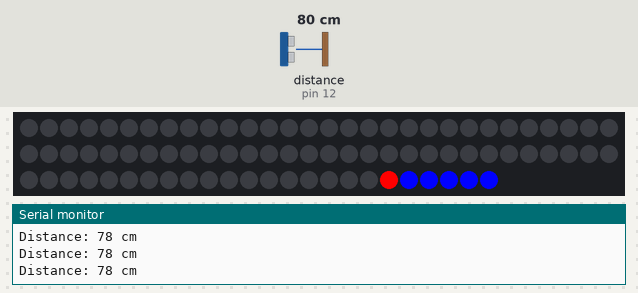
The sketch below on a simulated Arduino Uno, built with avr-gcc and run on an emulated ATmega328P. Parts: 84 RGB LEDs in strip order, left to right, continuing on the next row, the last lines printed to the serial monitor. Wiring (inferred from the names in the program): ultrasonic range finder: trigger pin 13; echo pin 12. Inputs (shaded band) come from the test bench; at power-on: distance to the obstacle (sensor on pin 12) 80 cm. The echo pulse lasts 58.3 µs per cm.

Above: at 1.2 s.
1.3 s: distance to the obstacle (sensor on pin 12) set to 2 cm
At 2.8 s:
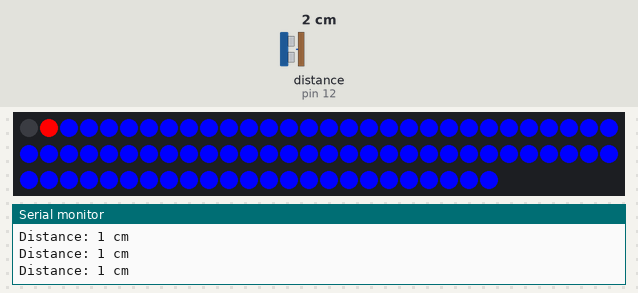
4.3 s: distance to the obstacle (sensor on pin 12) set to 4 cm
7.3 s: distance to the obstacle (sensor on pin 12) set to 9 cm
Timing chart, 0 to 10.3 s (numbered marks = the images above; inputs shaded):
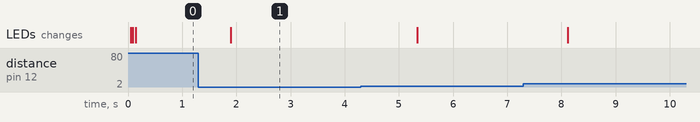

The sketch:

pingsensor.ino
```cpp
#include <Adafruit_NeoPixel.h>

#define N_PIXELS 84// Number of pixels you are using
#define LED_PIN     6 // NeoPixel LED strand is connected to GPIO #0 / D0
Adafruit_NeoPixel  pixels = Adafruit_NeoPixel(N_PIXELS, LED_PIN, NEO_GRB + NEO_KHZ800);

#define echoPin 12 // echo is in pin 2
#define trigPin 13 //trig is in pin 3


long duration; // variable for the duration of sound wave travel
int distance; // variable for the distance measurement

void setup() {
  pinMode(trigPin, OUTPUT); // Sets the trigPin as an OUTPUT
  pinMode(echoPin, INPUT); // Sets the echoPin as an INPUT
  Serial.begin(9600);
  pixels.begin();
  pixels.show(); // Update pixels

}
void loop() {
  // Clears the trigPin condition
  digitalWrite(trigPin, LOW);
  delayMicroseconds(2);
  // Sets the trigPin HIGH (ACTIVE) for 10 microseconds
  digitalWrite(trigPin, HIGH);
  delayMicroseconds(10);
  digitalWrite(trigPin, LOW);

  duration = pulseIn(echoPin, HIGH);// reads the echo pin
  // Calculating the distance
  distance = duration * 0.034 / 2; // Speed of sound wave divided by 2 (go and back)

  Serial.print("Distance: ");
  Serial.print(distance); //puts the updated distance beside the word distance and before the cm
  Serial.println(" cm");

  for (int i = distance; i < N_PIXELS; i++) { //distance is always changing.The colour red will fill anythingless than 84(N_PIXELS)
    pixels.setPixelColor(i, pixels.Color(255, 0, 0));//red will fill all pixels from i(i = the distance)

    pixels.show(); // update pixels


  }
    for (int i =N_PIXELS ; i >distance; i--) {
    pixels.setPixelColor(i, pixels.Color(0, 0, 255));//blue will fill all pixels more than the distance

    pixels.show(); // update pixels

    }
}
```

Measured:
- after the input at 1.3 s, the LEDs: change after 0.60 s (image 1)
